Frame 1 (no input): blank canvas, image omitted
Frame 60 (no input): blank canvas, image omitted
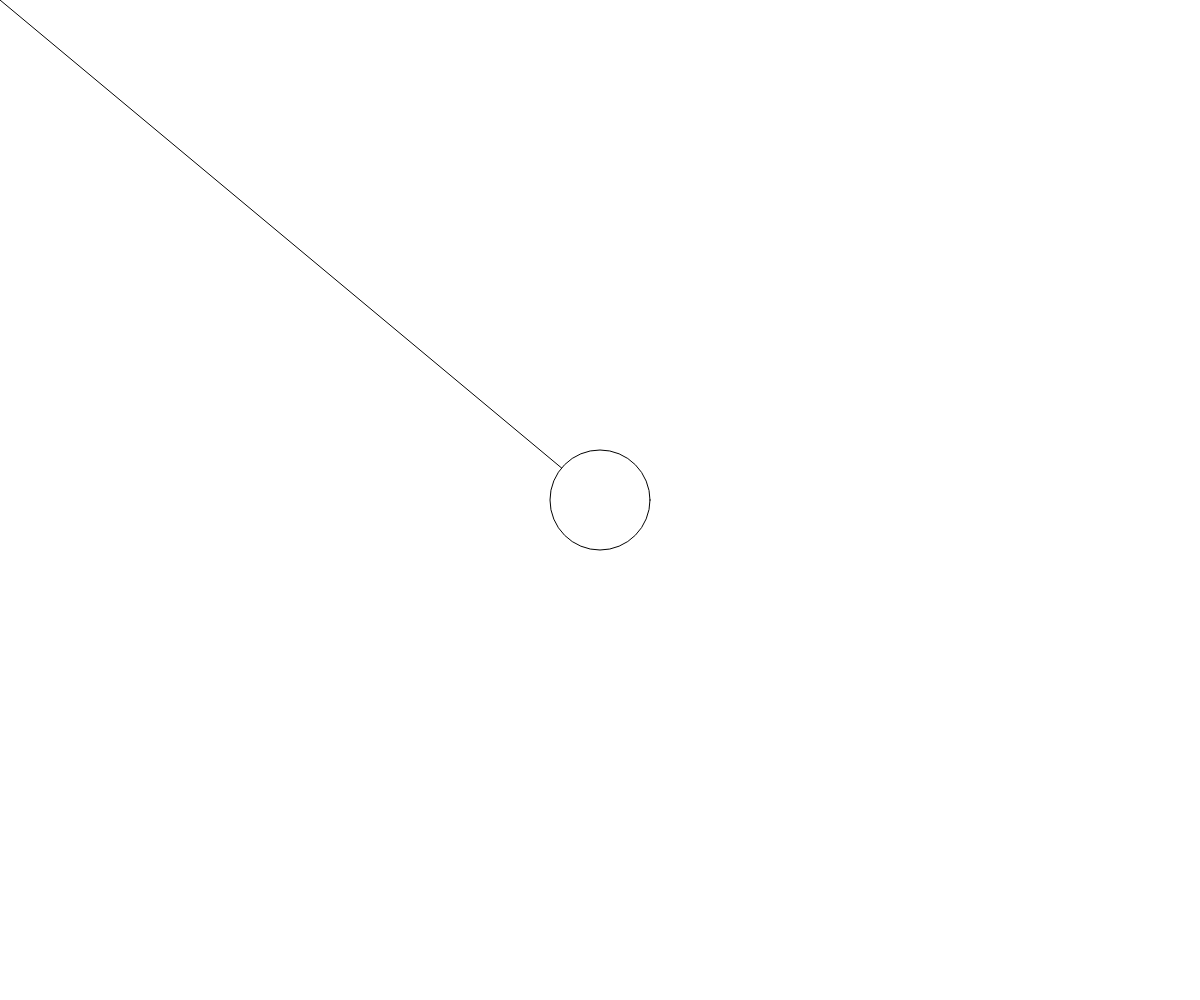
Frame 120 (the mouse pressed at the canvas centre since frame 60)

The p5.js sketch whose frames 1 and 60 were blank and that drew this single picture after the mouse press (run headless with seeded random() and noise() and a simulated clock; from frame 60 on, the mouse is pressed at the canvas centre):

// p5.js sketch
// ── sketch.js
// タカハトゲームのシミュレータ
const STEP = 30;
const R = 50;
const MAX_WAIT = 30;

let creature;

function setup() {
  createCanvas(windowWidth, windowHeight);
  creature = new Creature();
}

function draw() {
  background(255);
 // creature.move();
  creature.draw();
}

// ── lib.js
function easing(x) {
  return sqrt(1 - (x - 1) ** 2);
}

class Creature {
  constructor() {
    // 画面中央
    this.p = createVector(windowWidth / 2, windowHeight / 2);
    this.path = [];
    this.wait = [];
  }
  move() {
//    if (this.path.length > 0) {
//      // １フレーム移動
//      this.p = this.path.shift();
//      this.wait.push(this.p);
//    } else if (this.wait.length > 0) {
//      // その場で待つ
//      this.wait.shift();
//    } else {
//      // STEPフレームの移動を決める
//      const x = random(R, windowWidth - R);
//      const y = random(R, windowHeight - R);
//      const q = createVector(x, y);
//      for (let i = 1; i <= STEP; i++) {
//        const x = i / STEP;
//        this.path.push(p5.Vector.lerp(this.p, q, easing(x)));
//      }
//    }
  }
  draw() {
    line(0, 0, mouseX, mouseY);
//    for (const w of this.wait) {
//      circle(x, y, 100);
//    }
    circle(mouseX, mouseY, 100);
  }
}
